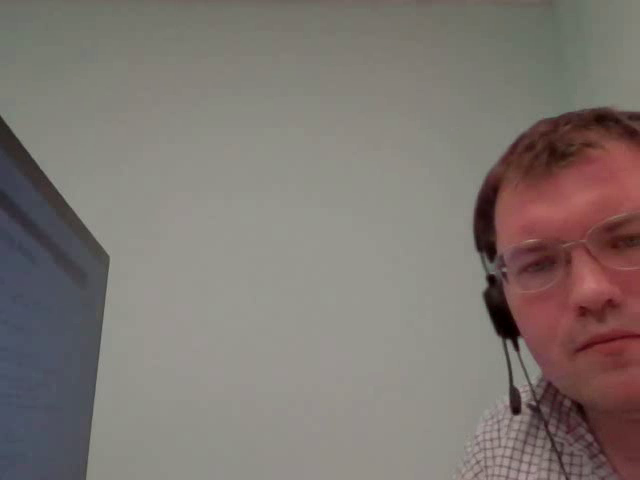
#> input picture frame 13 of lab_5/output.mp4, 640 x 480 px, given in place of main_video.mov, which was not available
$ python detect.py
#> lines starting #> are read from the running program, lines starting #| are printed output that depends on the picture; after the words box and inside, x2 and y2 are one past the last pixel; in counts of white or black regions, pixels touching at a corner belong together; pictures that were not available may be replaced by others from this repository, and a replacement may not be noted
import cv2
import numpy as np


video = cv2.VideoCapture("/home/temporary/Videos/main_video.mov",cv2.CAP_ANY)

def detect(kernel_size, standard_deviation, delta_tresh, min_area):

#> called with kernel_size = 3, standard_deviation = 50, delta_tresh = 60, min_area = 20
    _, frame = video.read()
#> frame is the input picture: shape (480, 640, 3); mean B, G, R 113.3, 118.1, 126.3
    img = cv2.cvtColor(frame, cv2.COLOR_BGR2GRAY)
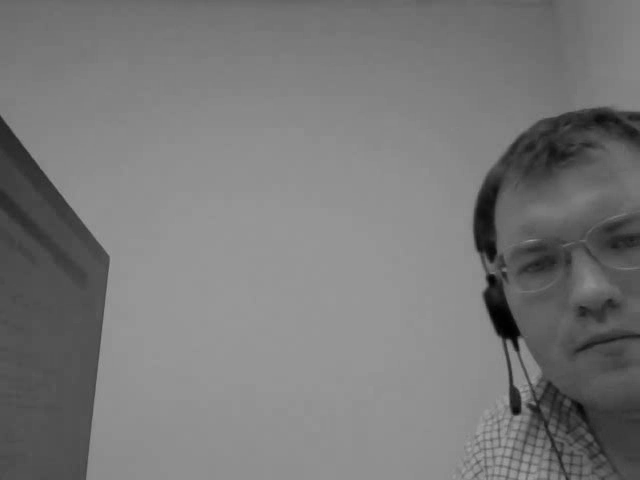
#> img: shape (480, 640); min 0, max 159, mean 120.2
    img = cv2.GaussianBlur(
        img, (kernel_size, kernel_size), standard_deviation)

    w = int(video.get(3))
    h = int(video.get(4))

    fourcc = cv2.VideoWriter_fourcc(*'mp4v')
    video_writer = cv2.VideoWriter('output.mp4', fourcc, 25, (w, h))

    while True:
        old_img = img.copy()
        flag, frame = video.read()
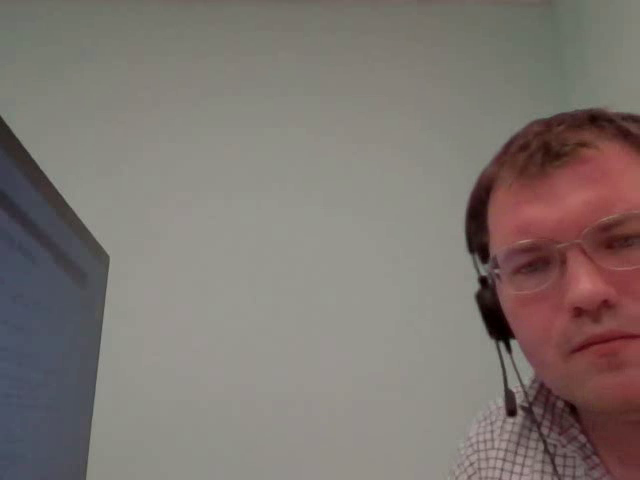
#> input picture frame 14 of lab_5/output.mp4, 640 x 480 px, given in place of main_video.mov, which was not available
#> frame is the input picture: shape (480, 640, 3); mean B, G, R 112.8, 117.5, 126.1
        if not flag:
            break
        img = cv2.cvtColor(frame, cv2.COLOR_BGR2GRAY)
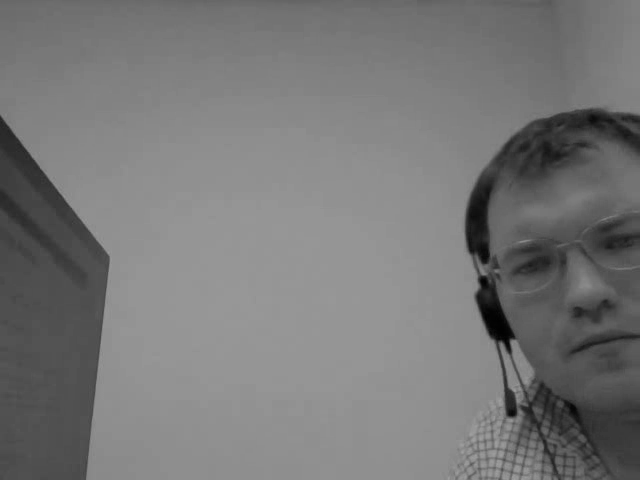
#> img: shape (480, 640); min 1, max 160, mean 119.7
        img = cv2.GaussianBlur(
            img, (kernel_size, kernel_size), standard_deviation)

        diff = cv2.absdiff(img, old_img)
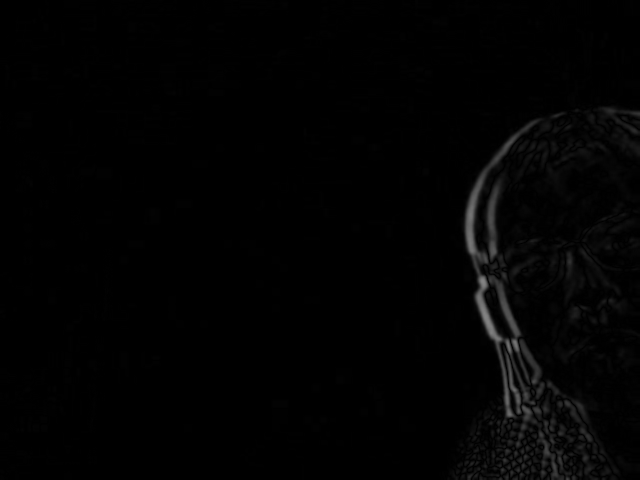
#> diff: shape (480, 640); min 0, max 131, mean 2.5
        thresh = cv2.threshold(diff, delta_tresh, 255, cv2.THRESH_BINARY)[1]
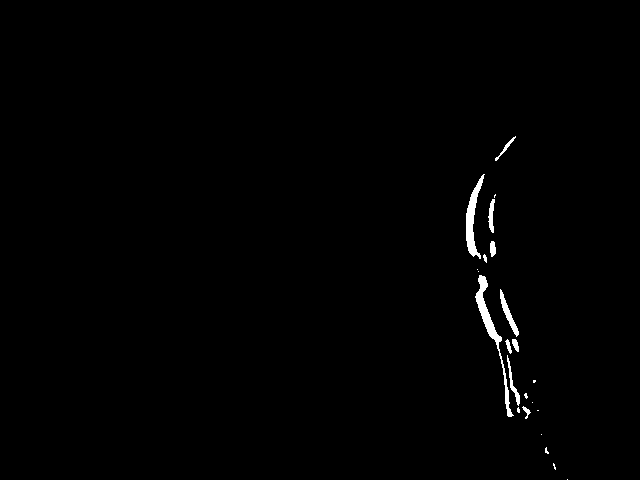
#> thresh: shape (480, 640); 0.75% white; 23 white regions (12 under 20 px)
        contors, _ = cv2.findContours(thresh,cv2.RETR_EXTERNAL, cv2.CHAIN_APPROX_SIMPLE)
#> contors = 23 contours, 13 with area under 20; largest, box (x1, y1, x2, y2) and area: (475, 275, 514, 417) 620, (466, 174, 485, 259) 504, (500, 289, 519, 337) 192, (507, 355, 520, 406) 103, (488, 199, 495, 233) 102
        for contr in contors:
            area = cv2.contourArea(contr)
            if area >= min_area:
                video_writer.write(frame)
                break
#> this loop made 7 passes
#> area on pass 7: 29.5
    video_writer.release()


kernel_size = 3
standard_deviation = 50
delta_tresh = 60
min_area = 20
detect(kernel_size, standard_deviation, delta_tresh, min_area)

$ run again, starting later in the video
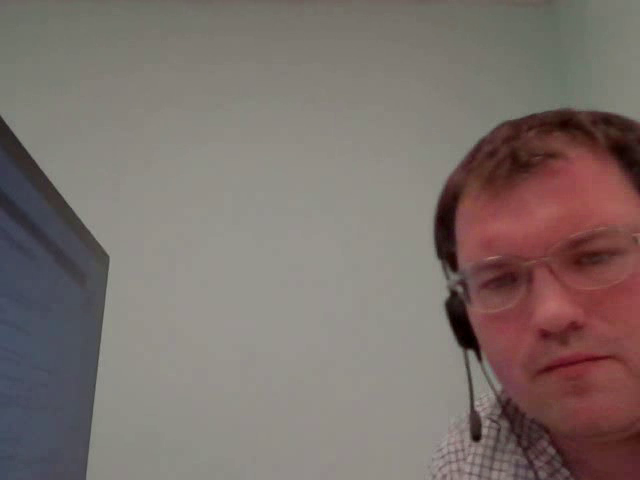
#> input picture frame 58 of lab_5/output.mp4, 640 x 480 px, given in place of main_video.mov, which was not available
#> in detect, frame is the input picture: shape (480, 640, 3); mean B, G, R 107.8, 112.2, 123.9
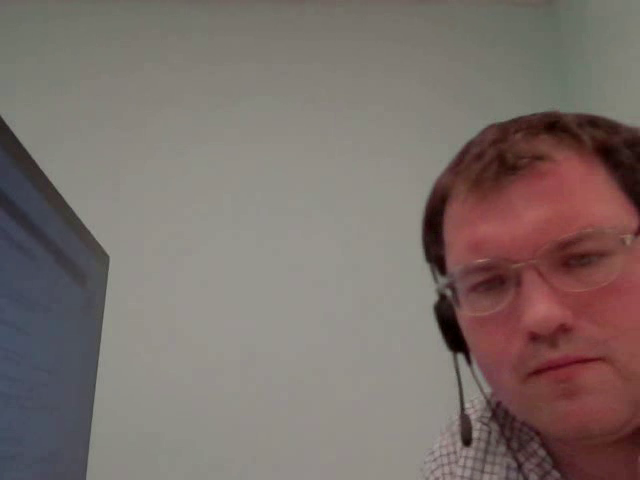
#> input picture frame 59 of lab_5/output.mp4, 640 x 480 px, given in place of main_video.mov, which was not available
#> in detect, frame is the input picture: shape (480, 640, 3); mean B, G, R 106.7, 111.2, 123.3
#> in detect, `thresh = cv2.threshold(diff, delta_tresh, 255, cv2.THRESH_BINARY)[1]`:
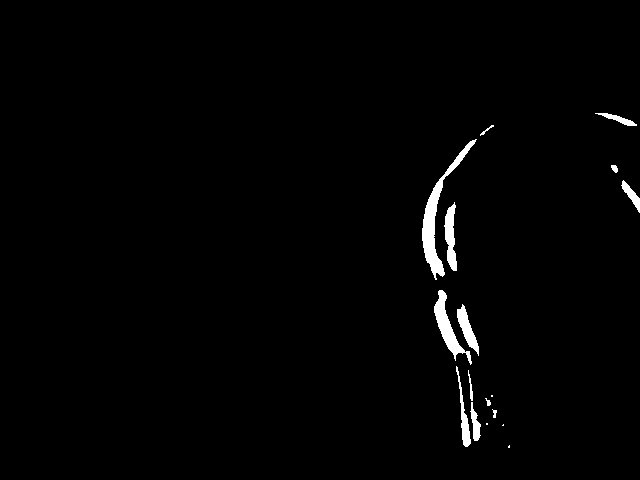
#> thresh: shape (480, 640); 1.4% white; 17 white regions (4 under 20 px)
#> contors = 17 contours, 7 with area under 20; largest, box (x1, y1, x2, y2) and area: (422, 139, 477, 280) 1210, (434, 290, 472, 365) 704, (444, 202, 457, 271) 460, (457, 304, 479, 356) 382, (456, 366, 471, 447) 273
#> the loop in detect, `for contr in contors:` made 5 passes
#> area on pass 5: 172

$ run again, starting later in the video
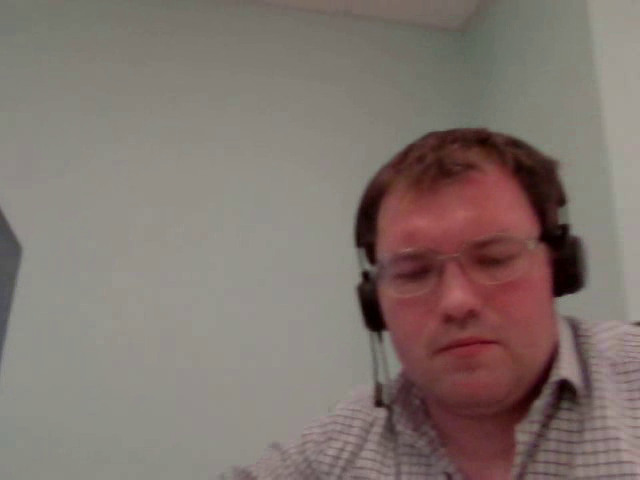
#> input picture frame 104 of lab_5/output.mp4, 640 x 480 px, given in place of main_video.mov, which was not available
#> in detect, frame is the input picture: shape (480, 640, 3); mean B, G, R 111, 116.4, 128.9
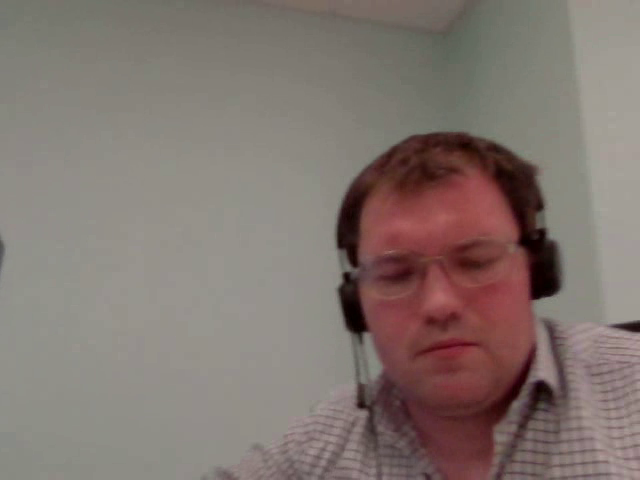
#> input picture frame 105 of lab_5/output.mp4, 640 x 480 px, given in place of main_video.mov, which was not available
#> in detect, frame is the input picture: shape (480, 640, 3); mean B, G, R 112.3, 118, 130.3
#> in detect, `thresh = cv2.threshold(diff, delta_tresh, 255, cv2.THRESH_BINARY)[1]`:
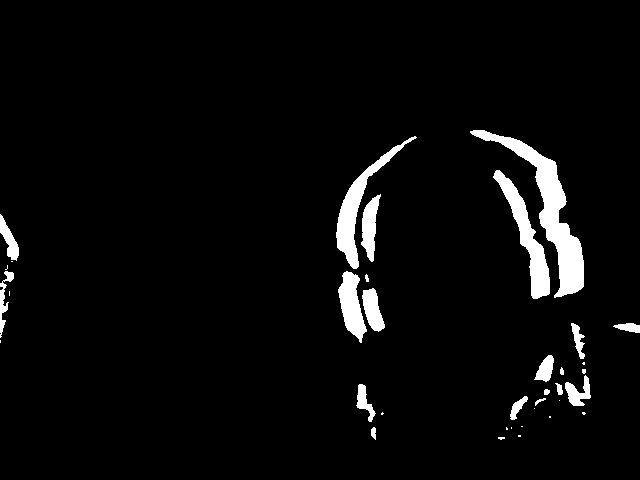
#> thresh: shape (480, 640); 4.2% white; 36 white regions (16 under 20 px)
#> contors = 36 contours, 19 with area under 20; largest, box (x1, y1, x2, y2) and area: (470, 130, 584, 298) 3705, (493, 170, 550, 299) 1864, (336, 136, 417, 269) 1719, (338, 271, 367, 343) 1075, (361, 194, 381, 262) 672
#> the loop in detect, `for contr in contors:` made 5 passes
#> area on pass 5: 36.5
